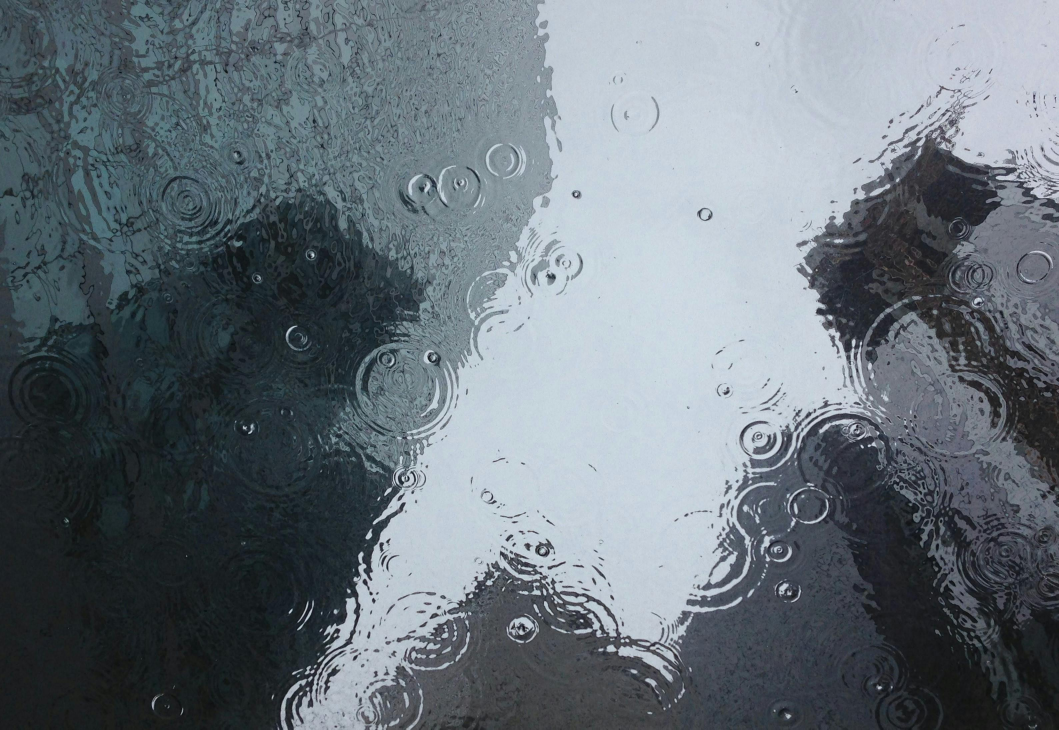
#> input picture Assignment 1/Task3/SourceFiles/pexels-chriskane-166360.jpg, 3176 x 2188 px, found by its file name (shown at 1/3 size); its folder holds only this picture in this run
$ jupyter execute Task2.ipynb
#> lines starting #> are read from the running program, lines starting #| are printed output that depends on the picture
#> in process_and_save_images, img is the input picture: shape (2188, 3176, 3); mean B, G, R 122.1, 114.6, 104.9
[cell 1]
import cv2
import numpy as np
import matplotlib.pyplot as plt
import os

[cell 2]
def crop_image(img, start_x, start_y, end_x, end_y):
    # This is useful to focus on a specific area of the image by removing irrelevant parts, which can help in reducing the size of the image and focusing on key features.
#> called with start_x = 100, start_y = 100, end_x = 277, end_y = 243
    return img[start_y:end_y, start_x:end_x]

def flip_image(img, flip_type):
    # Flipping is a common operation in data augmentation to create variations of the image, ensuring the model becomes more robust to different orientations of objects.
#> called with flip_type = 0
    return cv2.flip(img, flip_type)
#> returned value: shape (2188, 3176, 3)

def rotate_image(img, angle, scale=1.0):
    # This transformation simulates the effect of objects being captured from different angles which helps improve the robustness of a model by introducing rotational variance to the training data.
#> called with angle = -90, scale = 0.5
    rows, cols = img.shape[:2]
    rotation_matrix = cv2.getRotationMatrix2D((cols / 2, rows / 2), angle, scale)
    return cv2.warpAffine(img, rotation_matrix, (cols, rows))

def resize_image(img, width, height):
    # By doing this, standardize all images to a consistent size, regardless of their original dimensions.
#> called with width = 1024, height = 1024
    dim = (width, height)
    return cv2.resize(img, dim, interpolation=cv2.INTER_AREA)
#> returned value: shape (1024, 1024, 3)

def translate_image(img, shift_x, shift_y):
    # This transformation simulates small movements of the camera or object in the scene, making the model more resilient to such shifts during real-world use.
#> called with shift_x = 50, shift_y = 30
    translation_matrix = np.float32([[1, 0, shift_x], [0, 1, shift_y]])
    return cv2.warpAffine(img, translation_matrix, (img.shape[1], img.shape[0]))
#> returned value: shape (2188, 3176, 3)

def shear_image(img, shear_x, shear_y):
    # Shearing distorts the shape of the image in a controlled manner. This simulates the effect of objects being captured from an angle or a perspective view and increases model robustness to such distortions.
#> called with shear_x = 0.2, shear_y = 0
    rows, cols = img.shape[:2]
    shear_matrix = np.float32([[1, shear_x, 0], [shear_y, 1, 0]])
    return cv2.warpAffine(img, shear_matrix, (cols, rows))

def process_and_save_images(source_dir, destination_dir, resize_dimen):
    for filename in os.listdir(source_dir):
        if filename.endswith((".png", ".jpg", ".jpeg")):
            img_path = os.path.join(source_dir, filename)
            img = cv2.imread(img_path)
            if img is None:
                print(f"Failed to load image: {img_path}")
                continue

            cropped = crop_image(img, 100, 100, 277, 243)
            flipped = flip_image(img, 0)
            rotated = rotate_image(img, -90, 0.5)
            resized = resize_image(img, resize_dimen[0], resize_dimen[1])
            translated = translate_image(img, 50, 30)
            sheared = shear_image(img, 0.2, 0.0)

            base_name, ext = os.path.splitext(filename)

            cropped_filename = f"cropped_{base_name}{ext}"
            cropped_destination_path = os.path.join(destination_dir, cropped_filename)
            plt.imsave(cropped_destination_path, cropped)
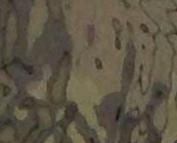
#> saved as cropped_pexels-chriskane-166360.jpg: shape (143, 177, 3); mean R, G, B 93.7, 85.9, 69.5

            flipped_filename = f"flipped_{base_name}{ext}"
            flipped_destination_path = os.path.join(destination_dir, flipped_filename)
            plt.imsave(flipped_destination_path, flipped)
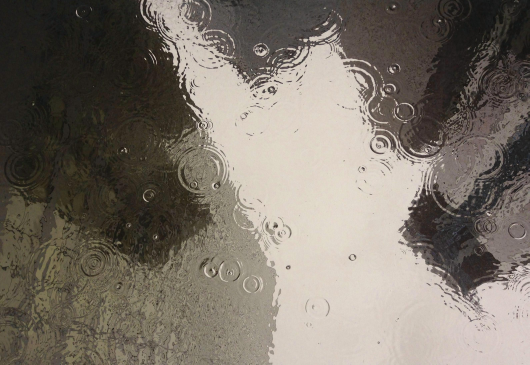
#> saved as flipped_pexels-chriskane-166360.jpg: shape (2188, 3176, 3) (shown at 1/6 size); mean R, G, B 122.2, 114.5, 104.8

            rotated_filename = f"rotated_{base_name}{ext}"
            rotated_destination_path = os.path.join(destination_dir, rotated_filename)
            plt.imsave(rotated_destination_path, rotated)

            resized_filename = f"resized_{base_name}{ext}"
            resized_destination_path = os.path.join(destination_dir, resized_filename)
            plt.imsave(resized_destination_path, resized)
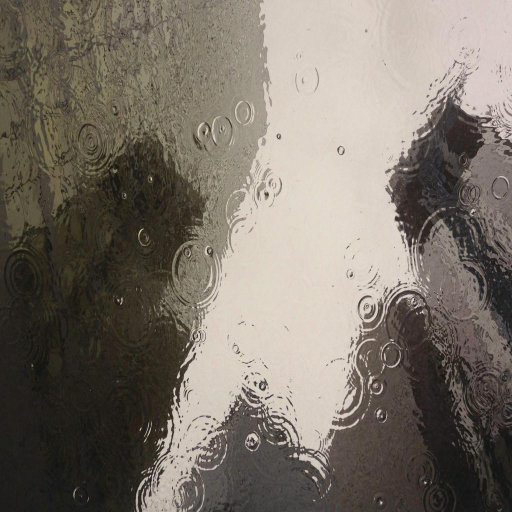
#> saved as resized_pexels-chriskane-166360.jpg: shape (1024, 1024, 3) (shown at 1/2 size); mean R, G, B 122.2, 114.4, 104.8

            translated_filename = f"translated_{base_name}{ext}"
            translated_destination_path = os.path.join(destination_dir, translated_filename)
            plt.imsave(translated_destination_path, translated)
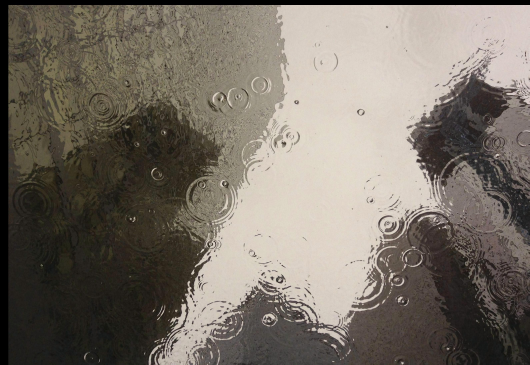
#> saved as translated_pexels-chriskane-166360.jpg: shape (2188, 3176, 3) (shown at 1/6 size); mean R, G, B 119.7, 112.2, 102.5

            sheared_filename = f"sheared_{base_name}{ext}"
            sheared_destination_path = os.path.join(destination_dir, sheared_filename)
            plt.imsave(sheared_destination_path, sheared)
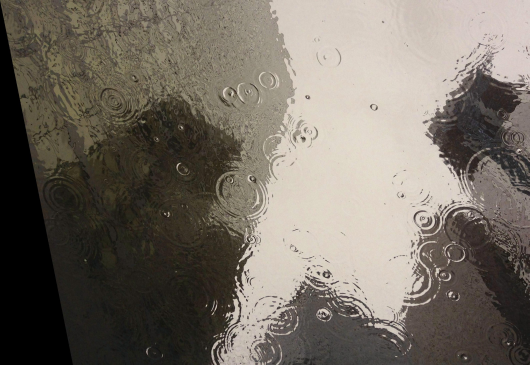
#> saved as sheared_pexels-chriskane-166360.jpg: shape (2188, 3176, 3) (shown at 1/6 size); mean R, G, B 116.7, 109.5, 100

    print("Image transformations, saving completed.")

[cell 3]
source_dir = "/content/drive/MyDrive/CSE463-ComputerVision/24241266_PravakarDas_Lab1/Task2/SourceFiles"
destination_dir = "/content/drive/MyDrive/CSE463-ComputerVision/24241266_PravakarDas_Lab1/Task2/DestFiles"
resize_dimen = (1024, 1024)
os.makedirs(destination_dir, exist_ok=True)
process_and_save_images(source_dir, destination_dir, resize_dimen)

[cell 4]
def salt_and_pepper_noise(image, prob):
#> called with prob = 0.05
    noisy_image = np.copy(image)
    num_salt = np.ceil(prob * image.size * 0.5).astype(int)  # Ensure this is an integer
    num_pepper = np.ceil(prob * image.size * 0.5).astype(int)  # Ensure this is an integer

    salt_coords = [np.random.randint(0, i - 1, num_salt) for i in image.shape]
    noisy_image[salt_coords[0], salt_coords[1]] = 255

    pepper_coords = [np.random.randint(0, i - 1, num_pepper) for i in image.shape]
    noisy_image[pepper_coords[0], pepper_coords[1]] = 0
    return noisy_image

def gaussian_noise(image, mean=0, std=50):
#> called with mean = 0, std = 50
    noise = np.random.normal(mean, std, image.shape)
    noisy_image = np.clip(image + noise, 0, 255).astype(np.uint8)
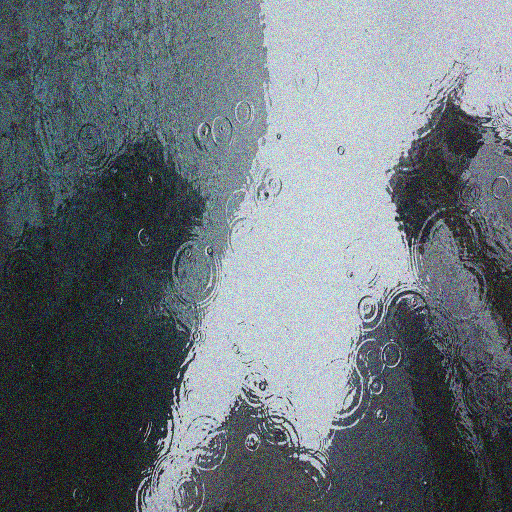
#> noisy_image: shape (1024, 1024, 3) (shown at 1/2 size); mean B, G, R 121.6, 115.1, 106.6
    return noisy_image

def apply_noise(image, prob_salt_pepper=0.05, gaussian_std=50):
    salt_pepper = salt_and_pepper_noise(image, prob_salt_pepper)
    gaussian = gaussian_noise(image, std=gaussian_std)

    return salt_pepper, gaussian

def plot_histograms_side_by_side(salt_pepper, gaussian, filename):
    plt.figure(figsize=(20, 6))

    plt.subplot(1, 2, 1)
    plt.hist(salt_pepper.flatten(), bins=50, density=True, alpha=0.7, color='r')
    plt.title(f'Salt-and-Pepper Histogram - {filename}')
    plt.xlabel('Pixel Value')
    plt.ylabel('Frequency')

    plt.subplot(1, 2, 2)
    plt.hist(gaussian.flatten(), bins=50, density=True, alpha=0.7, color='g')
    plt.title(f'Gaussian Noise Histogram - {filename}')
    plt.xlabel('Pixel Value')
    plt.ylabel('Frequency')

    plt.tight_layout()
    plt.show()

def plot_noisy_images_with_histograms(original, salt_pepper, gaussian, filename):
    fig, axes = plt.subplots(1, 3, figsize=(20, 10))

    axes[0].set_title(f'Original - {filename}')
    axes[0].imshow(cv2.cvtColor(original, cv2.COLOR_BGR2RGB))
    axes[0].axis('off')

    axes[1].set_title(f'Salt-and-Pepper Noise - {filename}')
    axes[1].imshow(cv2.cvtColor(salt_pepper, cv2.COLOR_BGR2RGB))
    axes[1].axis('off')

    axes[2].set_title(f'Gaussian Noise - {filename}')
    axes[2].imshow(cv2.cvtColor(gaussian, cv2.COLOR_BGR2RGB))
    axes[2].axis('off')

    plt.tight_layout()
    plt.show()

    plot_histograms_side_by_side(salt_pepper, gaussian, filename)

def process_images(source_dir, destination_dir, resize_dimen):
    for filename in os.listdir(source_dir):
        if filename.endswith((".png", ".jpg", ".jpeg")):
            img_path = os.path.join(source_dir, filename)
            img = cv2.imread(img_path)

            if img is None:
                print(f"Failed to load image: {img_path}")
                continue
            img_resized = cv2.resize(img, resize_dimen)

            salt_pepper, gaussian = apply_noise(img_resized)
            base_name, ext = os.path.splitext(filename)

            salt_pepper_filename = f"salt_pepper_{base_name}{ext}"
            salt_pepper_path = os.path.join(destination_dir, salt_pepper_filename)
            plt.imsave(salt_pepper_path, cv2.cvtColor(salt_pepper, cv2.COLOR_BGR2RGB))

            gaussian_filename = f"gaussian_{base_name}{ext}"
            gaussian_path = os.path.join(destination_dir, gaussian_filename)
            plt.imsave(gaussian_path, cv2.cvtColor(gaussian, cv2.COLOR_BGR2RGB))

            plot_noisy_images_with_histograms(img_resized, salt_pepper, gaussian, filename)
#> in plot_histograms_side_by_side, `plt.show()`:
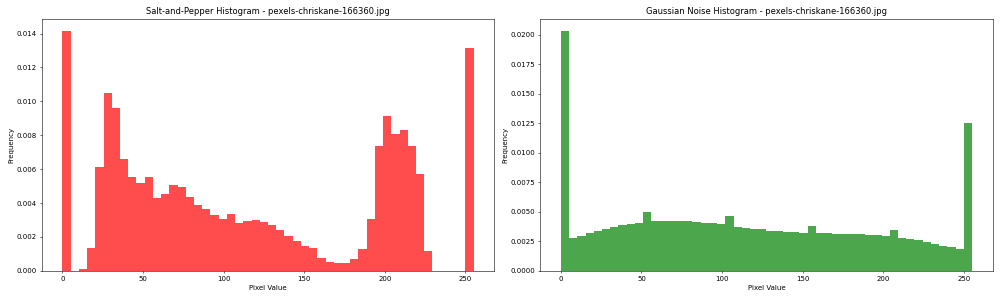
#> figure drawn by matplotlib, 2 panels; panel 1: tallest bar 0.0142 high, from x = 0 to 5.1; panel 2: tallest bar 0.0203 high, from x = 0 to 5.1

    print("Image noise transformation, saving, plotting, and histogram display completed.")

source_dir = "/content/drive/MyDrive/CSE463-ComputerVision/24241266_PravakarDas_Lab1/Task2/SourceFiles"
destination_dir = "/content/drive/MyDrive/CSE463-ComputerVision/24241266_PravakarDas_Lab1/Task2/DestFiles"
resize_dimen = (1024, 1024)

os.makedirs(destination_dir, exist_ok=True)
process_images(source_dir, destination_dir, resize_dimen)

[cell 5]
def apply_transformations(img, resize_dimen):
#> called with resize_dimen = (1024, 1024)
    bgr = img
    resized_img = cv2.resize(bgr, resize_dimen)
    rgb = cv2.cvtColor(resized_img, cv2.COLOR_BGR2RGB)
    grayscale = cv2.cvtColor(resized_img, cv2.COLOR_BGR2GRAY)
    inverted = cv2.bitwise_not(resized_img)
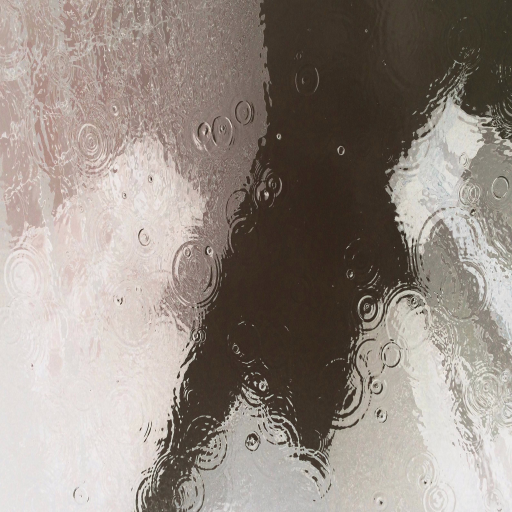
#> inverted: shape (1024, 1024, 3) (shown at 1/2 size); mean B, G, R 133, 140.5, 150.2
    hsv = cv2.cvtColor(resized_img, cv2.COLOR_BGR2HSV)
#> hsv: shape (1024, 1024, 3); mean H, S, V 103.1, 45.3, 122

    return resized_img, rgb, grayscale, inverted, hsv
def plot_transformed_images(img, rgb, grayscale, inverted, hsv, filename):
    fig, (ax1, ax2, ax3, ax4, ax5) = plt.subplots(1, 5, figsize=(20, 10))

    ax1.set_title(f'BGR - {filename}')
    ax1.imshow(img)
    ax1.axis('off')

    ax2.set_title(f'RGB - {filename}')
    ax2.imshow(rgb)
    ax2.axis('off')

    ax3.set_title(f'Grayscale - {filename}')
    ax3.imshow(grayscale, cmap='gray')
    ax3.axis('off')

    ax4.set_title(f'Inverted - {filename}')
    ax4.imshow(inverted)
    ax4.axis('off')

    ax5.set_title(f'HSV - {filename}')
    ax5.imshow(hsv)
    ax5.axis('off')

    plt.tight_layout()
    plt.show()
def process_images(source_dir, destination_dir, resize_dimen):
    for filename in os.listdir(source_dir):
        if filename.endswith((".png", ".jpg", ".jpeg")):
            img_path = os.path.join(source_dir, filename)
            img = cv2.imread(img_path)
            if img is None:
                print(f"Failed to load image: {img_path}")
                continue

            bgr, rgb, grayscale, inverted, hsv = apply_transformations(img, resize_dimen)

            base_name, ext = os.path.splitext(filename)

            bgr_filename = f"bgr_{base_name}{ext}"
            bgr_destination_path = os.path.join(destination_dir, bgr_filename)
            plt.imsave(bgr_destination_path, bgr)

            rgb_filename = f"rgb_{base_name}{ext}"
            rgb_destination_path = os.path.join(destination_dir, rgb_filename)
            plt.imsave(rgb_destination_path, rgb)

            grayscale_filename = f"grayscale_{base_name}{ext}"
            grayscale_destination_path = os.path.join(destination_dir, grayscale_filename)
            plt.imsave(grayscale_destination_path, grayscale, cmap='gray')

            inverted_filename = f"inverted_{base_name}{ext}"
            inverted_destination_path = os.path.join(destination_dir, inverted_filename)
            plt.imsave(inverted_destination_path, inverted)
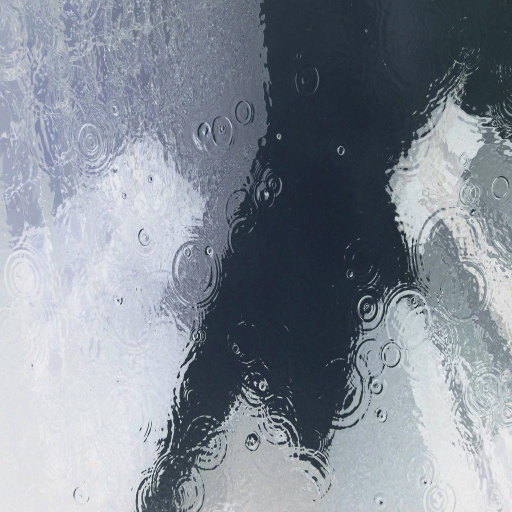
#> saved as inverted_pexels-chriskane-166360.jpg: shape (1024, 1024, 3) (shown at 1/2 size); mean R, G, B 133, 140.5, 150.5

            hsv_filename = f"hsv_{base_name}{ext}"
            hsv_destination_path = os.path.join(destination_dir, hsv_filename)
            plt.imsave(hsv_destination_path, hsv)
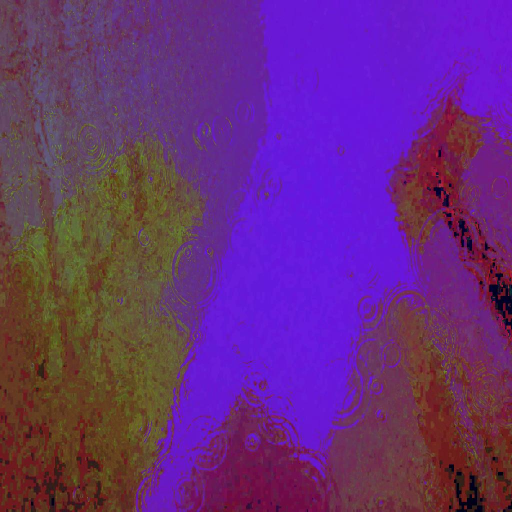
#> saved as hsv_pexels-chriskane-166360.jpg: shape (1024, 1024, 3) (shown at 1/2 size); mean R, G, B 103.1, 45.3, 122.1

            plot_transformed_images(bgr, rgb, grayscale, inverted, hsv, filename)

    print("Image transformations, saving, and plotting completed.")

$ run again, on Assignment 1/Task3/SourceFiles/pexels-steve-1572386.jpg
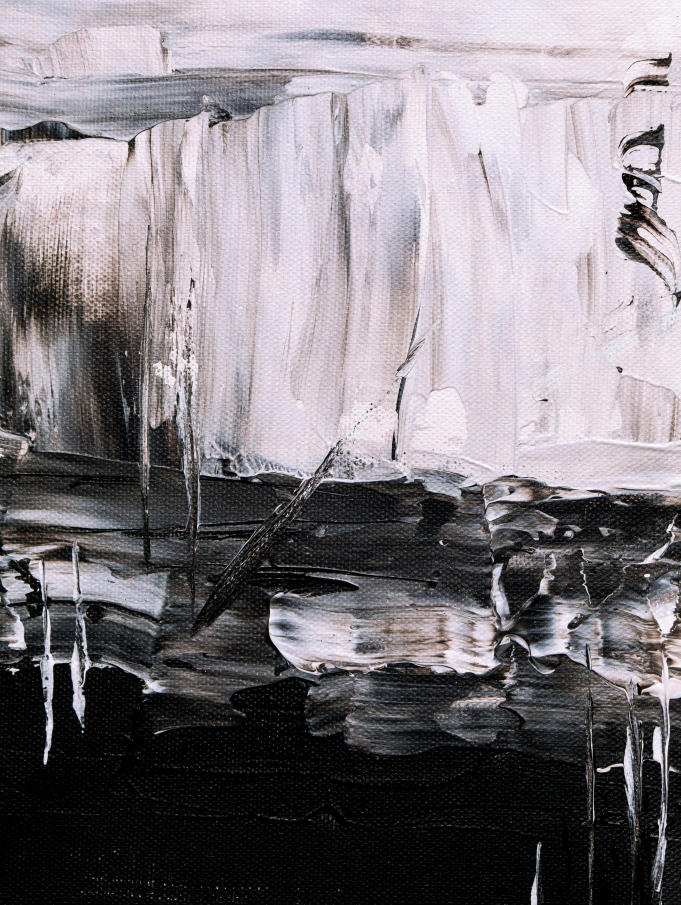
#> input picture Assignment 1/Task3/SourceFiles/pexels-steve-1572386.jpg, 2722 x 3618 px, found by its file name (shown at 1/4 size)
#> in process_and_save_images, img is the input picture: shape (3618, 2722, 3); mean B, G, R 127.6, 122.3, 127.6
#> in gaussian_noise, `noisy_image = np.clip(image + noise, 0, 255).astype(np.uint8)`:
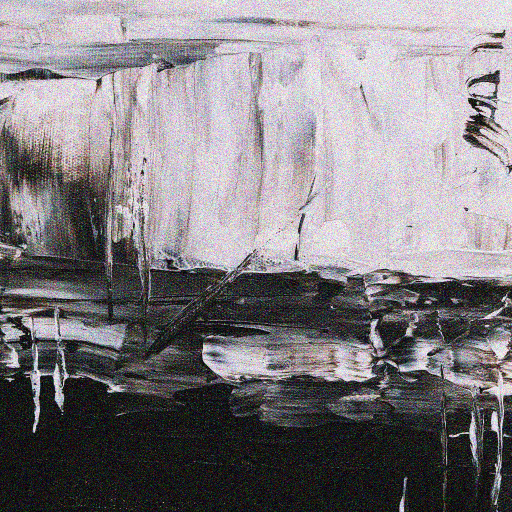
#> noisy_image: shape (1024, 1024, 3) (shown at 1/2 size); mean B, G, R 128.4, 124.3, 128.6
#> in plot_histograms_side_by_side, `plt.show()`:
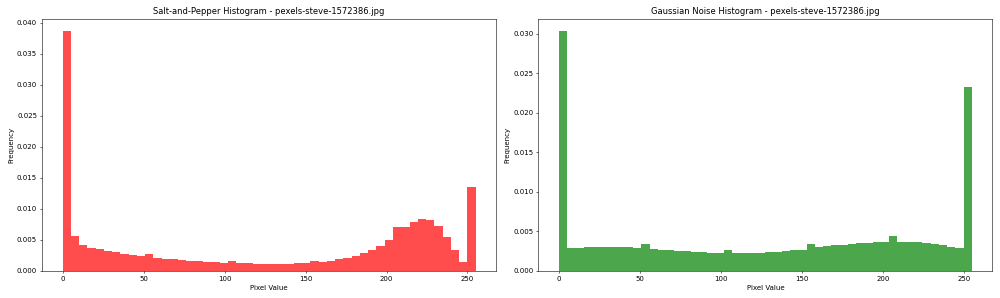
#> figure drawn by matplotlib, 2 panels; panel 1: tallest bar 0.0388 high, from x = 0 to 5.1; panel 2: tallest bar 0.0304 high, from x = 0 to 5.1
